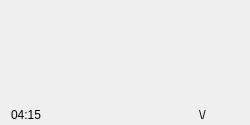
<?xml version="1.0" encoding="UTF-8"?>
<ui version="4.0">
 <class>Message</class>
 <widget class="QWidget" name="Message">
  <property name="geometry">
   <rect>
    <x>0</x>
    <y>0</y>
    <width>250</width>
    <height>125</height>
   </rect>
  </property>
  <property name="sizePolicy">
   <sizepolicy hsizetype="Preferred" vsizetype="Fixed">
    <horstretch>0</horstretch>
    <verstretch>0</verstretch>
   </sizepolicy>
  </property>
  <property name="minimumSize">
   <size>
    <width>0</width>
    <height>125</height>
   </size>
  </property>
  <property name="maximumSize">
   <size>
    <width>16777215</width>
    <height>125</height>
   </size>
  </property>
  <property name="windowTitle">
   <string>Form</string>
  </property>
  <layout class="QVBoxLayout" name="verticalLayout">
   <property name="bottomMargin">
    <number>0</number>
   </property>
   <item>
    <widget class="QLabel" name="text">
     <property name="sizePolicy">
      <sizepolicy hsizetype="Preferred" vsizetype="Expanding">
       <horstretch>0</horstretch>
       <verstretch>0</verstretch>
      </sizepolicy>
     </property>
     <property name="wordWrap">
      <bool>true</bool>
     </property>
    </widget>
   </item>
   <item>
    <layout class="QHBoxLayout" name="horizontalLayout">
     <property name="spacing">
      <number>0</number>
     </property>
     <item>
      <widget class="QLabel" name="time">
       <property name="sizePolicy">
        <sizepolicy hsizetype="Preferred" vsizetype="Fixed">
         <horstretch>0</horstretch>
         <verstretch>0</verstretch>
        </sizepolicy>
       </property>
       <property name="maximumSize">
        <size>
         <width>16777215</width>
         <height>20</height>
        </size>
       </property>
       <property name="text">
        <string>04:15</string>
       </property>
      </widget>
     </item>
     <item>
      <widget class="QLabel" name="state">
       <property name="sizePolicy">
        <sizepolicy hsizetype="Fixed" vsizetype="Fixed">
         <horstretch>0</horstretch>
         <verstretch>0</verstretch>
        </sizepolicy>
       </property>
       <property name="minimumSize">
        <size>
         <width>40</width>
         <height>20</height>
        </size>
       </property>
       <property name="maximumSize">
        <size>
         <width>40</width>
         <height>20</height>
        </size>
       </property>
       <property name="text">
        <string>\/</string>
       </property>
      </widget>
     </item>
    </layout>
   </item>
  </layout>
 </widget>
 <resources/>
 <connections/>
</ui>
